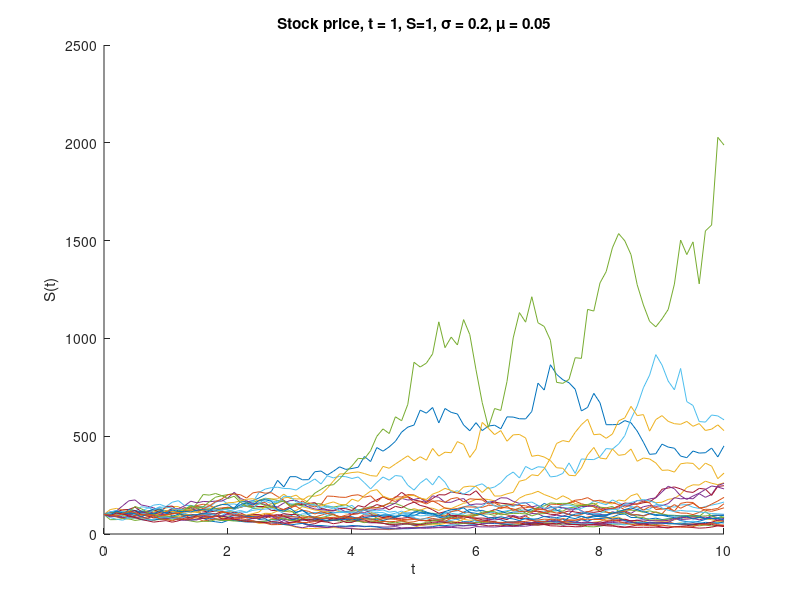

MATLAB code for this plot:
% Generate stock price with lognormal d
clear all;
close all;

x = linspace(.01,4,500);
T = 10;
S0 = 100;
mu = 0.05;
sigma = 0.3;
% M time intervals
M=100;
dt = T/M;
t = 0:dt:T;

s=rng;

figure(1);
hold on;
for k=1:30;
    r = randn(1,M+1);  r(1)=0;
    % vectorized code
    cr = cumsum(r);
    S = S0*exp((mu-sigma^2/2)*t + sigma*(dt).^(1/2)*cr);
    plot(t,S);
end


% y=S0*(1-1.96*sigma*sqrt(t))
title('Stock price, t = 1, S=1, \sigma = 0.2, \mu = 0.05');
xlabel('t');
ylabel('S(t)');
hold off;
